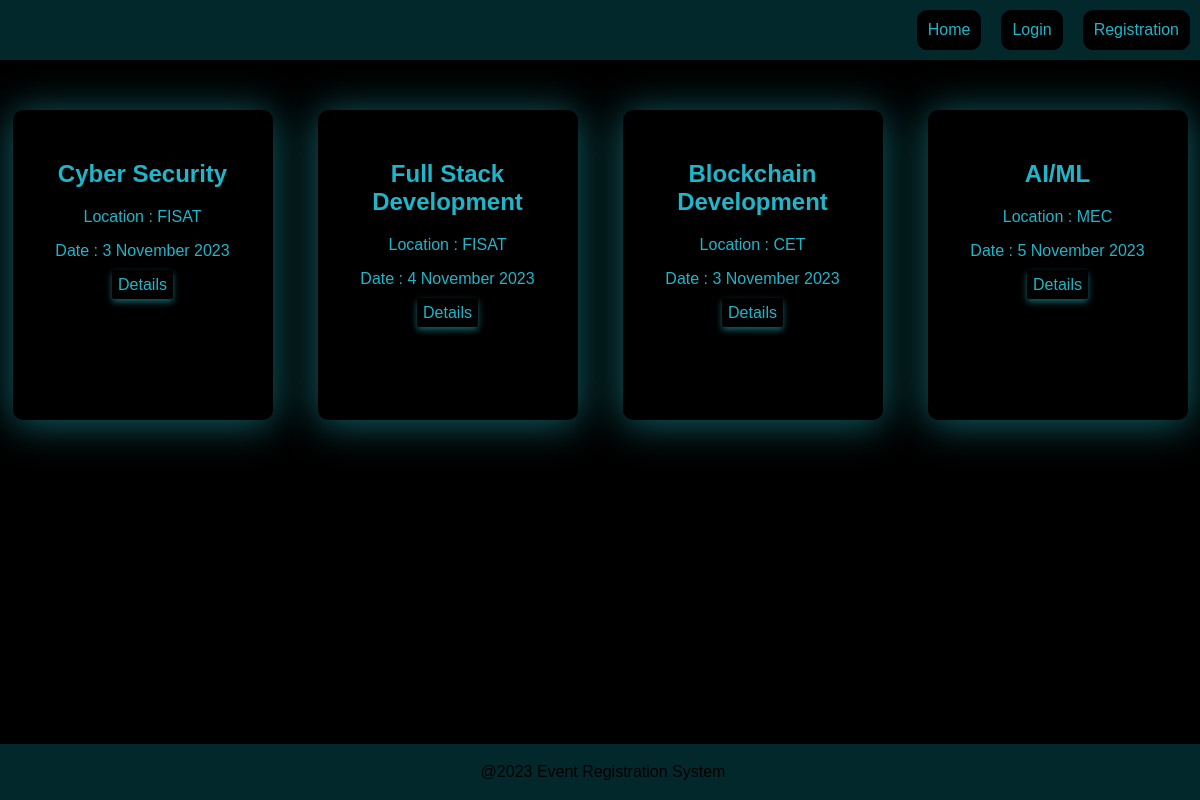
The page / on the database its author committed.
### eventapp/models.py (models this page shows, shortened)
class Event(models.Model):
    event_title = models.CharField(max_length=120)
    location = models.CharField(max_length=70)
    date  = models.CharField(max_length=120)
    desc = models.TextField()

### eventapp/views.py (the view)
# urls.py: path('',views.index, name='index'),
def index(request):
    events = Event.objects.all()
    context={
        'events' : events
    }
    return render(request,'eventapp/index.html',context)

### eventapp/templates/eventapp/index.html (shortened to what this page needs)
<!DOCTYPE html>
{% load static%}
<html lang="en">
<head>
    <link rel="stylesheet" href="{% static 'style.css' %}">
</head>
<body>
    <header>
        <nav>
            <a class="nav-link" href="">Home</a>
            <a class="nav-link" href="">Login</a>
            <a class="nav-link" href="">Registration</a>
        </nav>
    </header>
    <section id="Events">
        {% for event in events %}
        <div class="event-card">
            <h2>{{event.event_title}}</h2>
            <p>Location : {{event.location}}</p>
            <p>Date : {{event.date}}</p>
            <a href="{% url 'eventdetail' event.pk %}" class="details-btn">Details</a>
        </div>
        {% endfor %}
    </section>
    <footer>
        <p>@2023 Event Registration System</p>
    </footer>
</body>
</html>

### eventapp/static/style.css (style rules this page uses)
header { background-color: #03282c; display: flex; justify-content: space-between; align-items: center; padding: 10px 10px; }
nav { display: flex; gap: 20px; }
.nav-link { color: #1eb6ca; background-color: #000000; text-decoration: none; border: 1px solid #000000; padding: 10px; border-radius: 10px; }
body { padding: 0; margin: 0; font-family: Arial, Helvetica, sans-serif; background-color: #000000; }
#Events { display: flex; justify-content:space-around; gap: 20px; margin-top: 50px; }
.event-card { background-color: #000000; color: #1eb6ca; text-align: center; box-shadow: 0 3px 40px #1ea7b39a; padding: 30px; border-radius: 10px; width: 200px; height: 250px; }
.details-btn { color: #1eb6ca; border: 1px solid black; padding: 5px; border-radius: 3px; text-decoration: none; box-shadow: 0 3px 6px #1ea7b39a; }
footer { background-color: #03282c; text-align: center; padding: 3px; position: absolute; bottom: 0; width: 100%; }
footer p { color: #000000; }

### rows shown on the page
Event: event_title "Cyber Security", location "FISAT", date "3 November 2023"
Event: event_title "Full Stack Development", location "FISAT", date "4 November 2023"
Event: event_title "Blockchain Development", location "CET", date "3 November 2023"
Event: event_title "AI/ML", location "MEC", date "5 November 2023"
